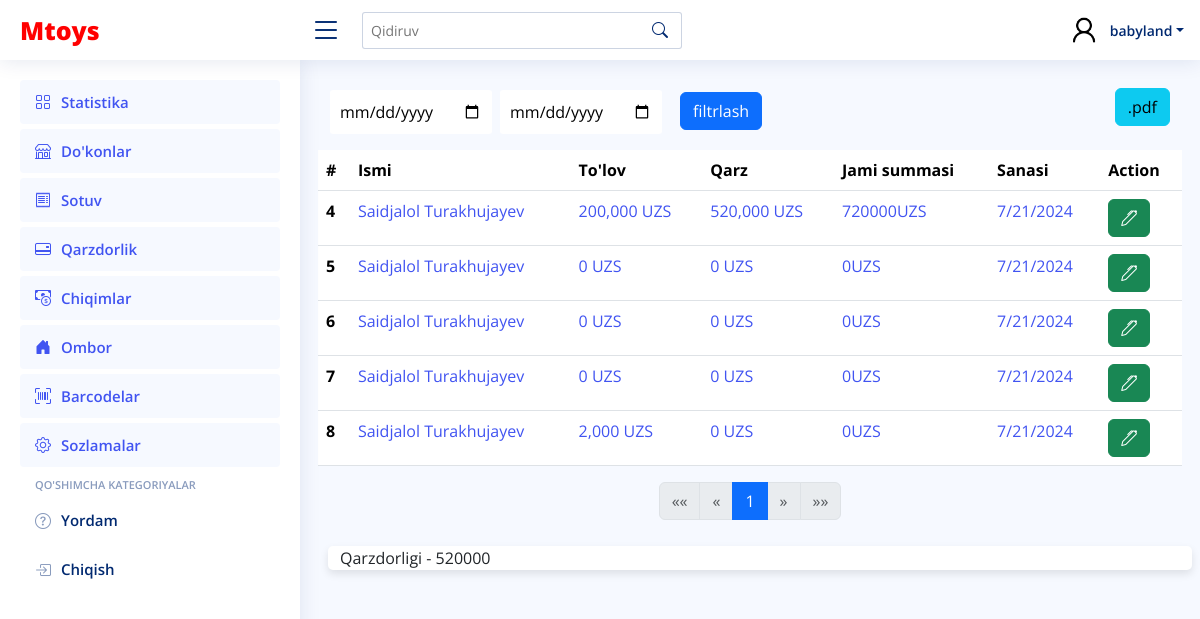
The page /shop/1/ (signed in) on the database its author committed.
### main_app/models.py (models this page shows, shortened)
class Sale(models.Model):
    payment = models.PositiveIntegerField(default=0)
    debt = models.PositiveIntegerField(default=0)
    date_added = models.DateField(auto_now_add=True)
    shop = models.ForeignKey(Shop, on_delete=models.CASCADE, related_name="sales")
    def get_amount(self):
        return sum([i.get_amount() for i in self.items.all()])

class Shop(models.Model):
    name = models.CharField(max_length=250)
    last_name = models.CharField(max_length=250)
    region = models.ForeignKey(Regions, on_delete=models.CASCADE, related_name="shops")

class SaleItems(models.Model):
    quantity = models.PositiveIntegerField(default=0)
    product = models.ForeignKey(Product, on_delete=models.CASCADE, related_name="sales")
    sale = models.ForeignKey(Sale, on_delete=models.CASCADE, related_name="items")
    def get_amount(self):
        overall =  self.product.sale_price * self.quantity
        if overall > 0:
            return overall
        else:
            return 0

class Product(models.Model):
    name = models.CharField(max_length=250)
    base_price = models.PositiveIntegerField(default=0)
    sale_price = models.PositiveIntegerField(default=0)
    amount = models.PositiveIntegerField(default=0)
    qr_code_id = models.CharField(max_length=250)

### main_app/views.py (the view, shortened to what this page needs)
# urls.py: path("shop/<int:pk>/", ShopDetailView.as_view(), name="shop_detail"),
@method_decorator(login_required, name='dispatch')
class ShopDetailView(ListView):
    template_name = "markets/shop_detail.html"
    model = Sale
    paginate_by = 10
    def get_queryset(self):
        shop = Shop.objects.get(id=self.kwargs["pk"])
        return Sale.objects.filter(shop=shop).order_by('date_added')
    def get_context_data(self, **kwargs):
        context = super().get_context_data(**kwargs)
        shop = Shop.objects.get(id=self.kwargs["pk"])
        context['shop'] = shop
        sale_items = Sale.objects.filter(shop=shop).order_by('date_added')
        paginator_sale_items = Paginator(sale_items, self.paginate_by)
        page_number_sale_items = self.request.GET.get('page')
        page_obj_sale_items = paginator_sale_items.get_page(page_number_sale_items)
        context["items"] = page_obj_sale_items
        context["debt"] = sum([ i.debt for i in sale_items])
        return context

### templates/markets/shop_detail.html (shortened to what this page needs)
{% extends 'wrapper.html' %}
{% load humanize %}
{% block content %}
<div class="d-flex justify-content-between align-items-center">
    <div>
        <div class="d-felx justify-content-center align-items-center flex-column">
            <form method="POST" class="d-flex gap-2 justify-content-center align-items-center flex-column flex-lg-row justify-content-lg-start">
             <div class="from">
              <input name="from" type="date" id="from" style="border-radius: 3px;margin-top:10px;outline:none;border:none;padding:10px 10px;">
             </div>
              <div class="till">
                <input name="till" type="date" id="from" style="border-radius: 3px;margin-top:10px;outline:none;border:none;padding:10px 10px;">
              </div>
              <div class="button pt-2">
                <button class="btn btn-primary" name="filtr" style="margin-left: 10px;">filtrlash</button>
              </div>
            </form>
          </div>
    </div>
    <div>
      <form method="POST">
        <button type="submit" class="btn btn-info" name="pdf">.pdf</button>
      </form>
    </div>
  </div>
<div class="row mt-3">
    {% if object_list %}
    <table class="table" >
    <thead>
      <tr>
        <th scope="col">#</th>
        <th scope="col">Ismi</th>
        <th scope="col">To'lov</th>
        <th scope="col">Qarz</th>
        <th scope="col">Jami summasi</th>
        <th scope="col">Sanasi</th>
        <th scope="col">Action</th>
      </tr>
    </thead>
    <tbody>
      {% for i in object_list %}
      <tr>
        <th scope="row">{{ i.id }}</th>
        <td><a href="{% url 'main_app:sale_detail' i.id %}">{{ i.shop.name }} {{ i.shop.last_name }}</a></td>
        <td><a href="{% url 'main_app:sale_detail' i.id %}">{{ i.payment|intcomma }} UZS</a></td>
        <td><a href="{% url 'main_app:sale_detail' i.id %}">{{ i.debt|intcomma }} UZS</a></td>
        <td><a href="{% url 'main_app:sale_detail' i.id %}">{{ i.get_amount }}UZS</a></td>
        <td><a href="{% url 'main_app:sale_detail' i.id %}">{{ i.date_added.month }}/{{ i.date_added.day }}/{{ i.date_added.year }}</a></td>
          <td>
            <form method="POST" class="d-flex justify-content-start align-items-center gap-3">
              <button type="button" class="btn btn-success edit-btn" data-id="{{ i.id }}" data-bs-toggle="modal"  data-bs-target="#editExpance"> <i class="bi bi-pen"></i></button>
            </form>
          </td>
      </tr>
      {% endfor %}
    </tbody>
    </table>
    <nav aria-label="Page navigation">
        <ul class="pagination justify-content-center">
            {% if page_obj.has_previous %}
                <li class="page-item">
                    <a class="page-link" href="?page=1" aria-label="First">
                        <span aria-hidden="true">&laquo;&laquo;</span>
                    </a>
                </li>
                <li class="page-item">
                    <a class="page-link" href="?page={{ page_obj.previous_page_number }}" aria-label="Previous">
                        <span aria-hidden="true">&laquo;</span>
                    </a>
                </li>
            {% else %}
                <li class="page-item disabled">
                    <span class="page-link">&laquo;&laquo;</span>
                </li>
                <li class="page-item disabled">
                    <span class="page-link">&laquo;</span>
                </li>
            {% endif %}
            {% for num in page_obj.paginator.page_range %}
                {% if num == page_obj.number %}
                    <li class="page-item active" aria-current="page">
                        <span class="page-link">{{ num }}</span>
                    </li>
                {% else %}
                    <li class="page-item">
                        <a class="page-link" href="?page={{ num }}">{{ num }}</a>
                    </li>
                {% endif %}
            {% endfor %}
            {% if page_obj.has_next %}
                <li class="page-item">
                    <a class="page-link" href="?page={{ page_obj.next_page_number }}" aria-label="Next">
                        <span aria-hidden="true">&raquo;</span>
                    </a>
                </li>
                <li class="page-item">
                    <a class="page-link" href="?page={{ page_obj.paginator.num_pages }}" aria-label="Last">
                        <span aria-hidden="true">&raquo;&raquo;</span>
                    </a>
                </li>
            {% else %}
                <li class="page-item disabled">
                    <span class="page-link">&raquo;</span>
                </li>
                <li class="page-item disabled">
                    <span class="page-link">&raquo;&raquo;</span>
                </li>
            {% endif %}
        </ul>
      </nav>
    {% else %}
    <div style="color: gray;font-size:20px;text-align:center">
        Bu do'kon hali savdo qilgani yo'q!!!
    </div>
    {% endif %}
</div>
<div class="row">
    <div class="card">
        Qarzdorligi - {{ debt }}
    </div>
</div>
{% endblock content %}

### templates/wrapper.html (shortened to what this page needs)
<!DOCTYPE html>
{% load static %}
<html lang="en">
<head>
  <link href="{% static 'assets/vendor/bootstrap/css/bootstrap.min.css' %}" rel="stylesheet">
  <link href="{% static 'assets/vendor/bootstrap-icons/bootstrap-icons.css' %}" rel="stylesheet">
  <link href="{% static 'assets/vendor/boxicons/css/boxicons.min.css' %}" rel="stylesheet">
  <link href="{% static 'assets/vendor/quill/quill.snow.css' %}" rel="stylesheet">
  <link href="{% static 'assets/vendor/quill/quill.bubble.css' %}" rel="stylesheet">
  <link href="{% static 'assets/vendor/remixicon/remixicon.css' %}" rel="stylesheet">
  <link href="{% static 'assets/vendor/simple-datatables/style.css' %}" rel="stylesheet">
  <link href="{% static 'assets/css/style.css' %}" rel="stylesheet">
</head>
<body>
  <header id="header" class="header fixed-top d-flex align-items-center">
    <div class="d-flex align-items-center justify-content-between">
      <a href="{% url 'main_app:main' %}" class="logo d-flex align-items-center">
        Mtoys
      </a>
      <i class="bi bi-list toggle-sidebar-btn"></i>
    </div>
    <div class="search-bar">
      <form class="search-form d-flex align-items-center" method="GET">
        <input type="text" name="query" placeholder="Qidiruv" title="Enter search keyword">
        <button type="submit" title="Search" name="search"><i class="bi bi-search"></i></button>
      </form>
    </div>
    <nav class="header-nav ms-auto">
      <ul class="d-flex align-items-center">
        <li class="nav-item dropdown pe-3">
          <a class="nav-link nav-profile d-flex align-items-center pe-0" href="#" data-bs-toggle="dropdown">
            <img src="{% static 'assets/img/Sample_User_Icon (1).png' %}" alt="Profile" class="rounded-circle">
            <span class="d-none d-md-block dropdown-toggle ps-2">{{ request.user.username }}</span>
          </a>
        </li>
      </ul>
    </nav>
  </header>
  <aside id="sidebar" class="sidebar">
    <ul class="sidebar-nav" id="sidebar-nav">
      <li class="nav-item">
        <a class="nav-link " href="{% url 'main_app:main'%}">
          <i class="bi bi-grid"></i>
          <span>Statistika</span>
        </a>
      </li>
      <li class="nav-item">
        <a class="nav-link " href="{% url 'main_app:provinces'%}">
          <i class="bi bi-shop"></i>
          <span>Do'konlar</span>
        </a>
      </li>
      <li class="nav-item">
        <a class="nav-link " href="{% url 'main_app:sale'%}">
          <i class="bi bi-receipt"></i>
          <span>Sotuv</span>
        </a>
      </li>
      <li class="nav-item">
        <a class="nav-link " href="{% url 'main_app:debt'%}">
          <i class="bi bi-credit-card-2-back"></i>
          <span>Qarzdorlik</span>
        </a>
      </li>
      <li class="nav-item">
        <a class="nav-link " href="{% url 'expance_app:expance'%}">
          <i class="bi bi-cash-coin"></i>
          <span>Chiqimlar</span>
        </a>
      </li>
      <li class="nav-item">
        <a class="nav-link " href="{% url 'main_app:storage'%}">
          <i class="bi bi-house-door-fill"></i>
          <span>Ombor</span>
        </a>
      </li>
      <li class="nav-item">
        <a class="nav-link " href="{% url 'main_app:barcode'%}">
          <i class="bi bi-upc-scan"></i>
          <span>Barcodelar</span>
        </a>
      </li>
      <li class="nav-item">
        <a class="nav-link " href="{% url 'main_app:settings_app'%}">
          <i class="bi bi-gear"></i>
          <span>Sozlamalar</span>
        </a>
      </li>
      <li class="nav-heading">Qo'shimcha Kategoriyalar</li>
      <li class="nav-item">
        <a class="nav-link collapsed"  href="http://t.me/Saidjalol10">
          <i class="bi bi-question-circle"></i>
          <span>Yordam</span>
        </a>
      </li>
      <ul class="nav">
        <li class="nav-item">
          <a id="logout-link" class="nav-link collapsed" href="#">
            <i class="bi bi-box-arrow-in-right"></i>
            <span>Chiqish</span>
          </a>
        </li>
      </ul>
    </ul>
  </aside>
  <main id="main" class="main">
        {% block content %} {% endblock content %}
  </main>
</body>
</html>

### staticfiles/assets/css/style.css (style rules this page uses)
:root { scroll-behavior: smooth; }
body { font-family: "Open Sans", sans-serif; background: #f6f9ff; color: #444444; }
a { color: #4154f1; text-decoration: none; }
#main { margin-top: 60px; padding: 20px 30px; transition: all 0.3s; }
.card { margin-bottom: 30px; border: none; border-radius: 5px; box-shadow: 0px 0 30px rgba(1, 41, 112, 0.1); }
.logo { line-height: 1; }
@media (min-width: 1200px) { .logo { width: 280px; } }
.header { transition: all 0.5s; z-index: 997; height: 60px; box-shadow: 0px 2px 20px rgba(1, 41, 112, 0.1); background-color: #fff; padding-left: 20px; }
.header .toggle-sidebar-btn { font-size: 32px; padding-left: 10px; cursor: pointer; color: #012970; }
.header .search-bar { min-width: 360px; padding: 0 20px; }
.header .search-form { width: 100%; }
.header .search-form input { border: 0; font-size: 14px; color: #012970; border: 1px solid rgba(1, 41, 112, 0.2); padding: 7px 38px 7px 8px; border-radius: 3px; transition: 0.3s; width: 100%; }
.header .search-form button { border: 0; padding: 0; margin-left: -30px; background: none; }
.header .search-form button i { color: #012970; }
.header-nav ul { list-style: none; }
.header-nav>ul { margin: 0; padding: 0; }
.header-nav .nav-profile { color: #012970; }
.header-nav .nav-profile img { max-height: 36px; }
.header-nav .nav-profile span { font-size: 14px; font-weight: 600; }
.sidebar { position: fixed; top: 60px; left: 0; bottom: 0; width: 300px; z-index: 996; transition: all 0.3s; padding: 20px; overflow-y: auto; scrollbar-width: thin; scrollbar-color: #aab7cf transparent; box-shadow: 0px 0px 20px rgba(1, 41, 112, 0.1); background-color: #fff; }
@media (min-width: 1200px) { #main, #footer { margin-left: 300px; } }
.sidebar-nav { padding: 0; margin: 0; list-style: none; }
.sidebar-nav li { padding: 0; margin: 0; list-style: none; }
.sidebar-nav .nav-item { margin-bottom: 5px; }
.sidebar-nav .nav-heading { font-size: 11px; text-transform: uppercase; color: #899bbd; font-weight: 600; margin: 10px 0 5px 15px; }
.sidebar-nav .nav-link { display: flex; align-items: center; font-size: 15px; font-weight: 600; color: #4154f1; transition: 0.3; background: #f6f9ff; padding: 10px 15px; border-radius: 4px; }
.sidebar-nav .nav-link i { font-size: 16px; margin-right: 10px; color: #4154f1; }
.sidebar-nav .nav-link.collapsed { color: #012970; background: #fff; }
.sidebar-nav .nav-link.collapsed i { color: #899bbd; }

### templates/wrapper.html (style rules this page uses)
.logo { color: red; font-weight: 900; font-size: 25px; }

### templates/markets/shop_detail.html (style rules this page uses)
table { overflow: auto; }
.card { margin: 10px; cursor: pointer; transition: all 0.3s ease-in-out; box-shadow: 0 4px 8px rgba(0, 0, 0, 0.1); }

### rows shown on the page
Sale: id "4", shop.name "Saidjalol", shop.last_name "Turakhujayev", payment "200,000", debt "520,000", get_amount "720000", date_added.month "7", date_added.day "21", date_added.year "2024"
Sale: id "5", shop.name "Saidjalol", shop.last_name "Turakhujayev", payment "0", debt "0", get_amount "0", date_added.month "7", date_added.day "21", date_added.year "2024"
Sale: id "6", shop.name "Saidjalol", shop.last_name "Turakhujayev", payment "0", debt "0", get_amount "0", date_added.month "7", date_added.day "21", date_added.year "2024"
Sale: id "7", shop.name "Saidjalol", shop.last_name "Turakhujayev", payment "0", debt "0", get_amount "0", date_added.month "7", date_added.day "21", date_added.year "2024"
Sale: id "8", shop.name "Saidjalol", shop.last_name "Turakhujayev", payment "2,000", debt "0", get_amount "0", date_added.month "7", date_added.day "21", date_added.year "2024"

### other values the page prints
{{ request.user.username }} "babyland"
{{ num }} "1"
{{ debt }} "520000"
